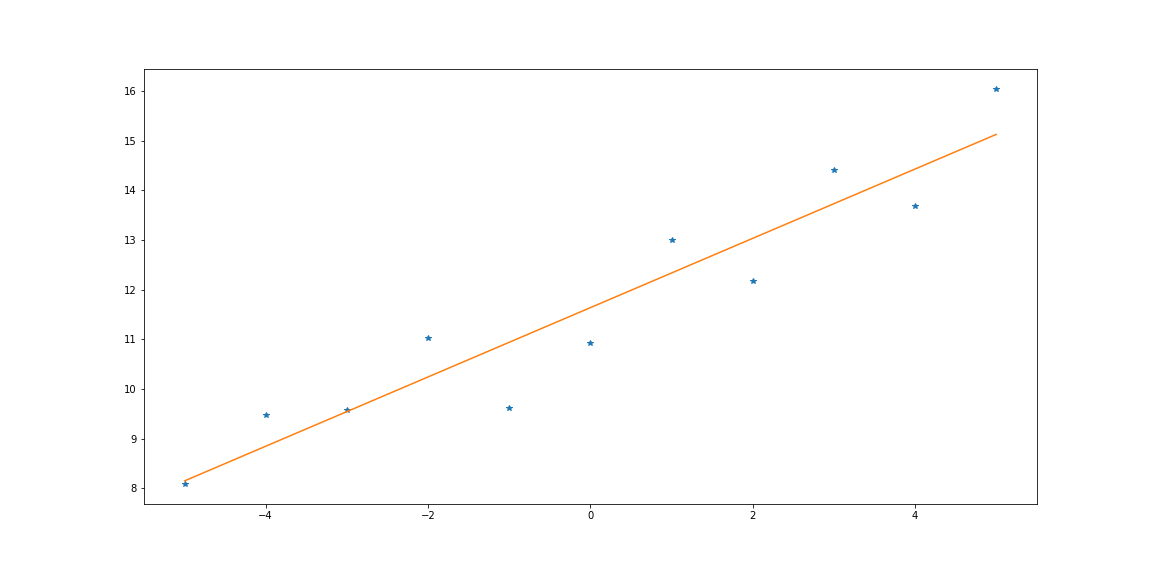

Reproduce this figure in Python.
import numpy as np
import matplotlib.pyplot as plt

N_meas=11

#real values
b_real=0.7
a_real=11.2

#generate measurement data
data_x=np.linspace(-5, 5, N_meas)
data_y=a_real+b_real*data_x+np.random.randn(N_meas)

#create matrices
X=np.ones((N_meas, 2))
X[:, 1]=data_x
Y=np.reshape(data_y, (N_meas, 1))

#compute a and b
ab=np.linalg.inv(X.T @ X) @ X.T @ Y
a_estimate=ab[0, 0]
b_estimate=ab[1, 0] 

#compute estimated values
y_estimate=a_estimate+b_estimate*data_x

#plot figure
fig=plt.figure(figsize=(16, 8))
plt.plot(data_x, data_y, '*')
plt.plot(data_x, y_estimate)
#plt.savefig("regression01.png")
plt.show()
